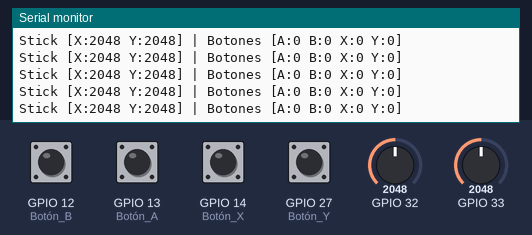
A sketch run on a simulated ESP32. On the bench: the last lines printed to the serial monitor. The inputs (shaded band) are chosen by the test bench; at power-on: GPIO 12 (Botón_B), GPIO 13 (Botón_A), GPIO 14 (Botón_X), GPIO 27 (Botón_Y) HIGH, GPIO 32 = 2048, GPIO 33 = 2048. USB keyboard and mouse output is not drawn.

Above: at 1.2 s.
1.3 s: GPIO 32 set to 2866
At 1.34 s:
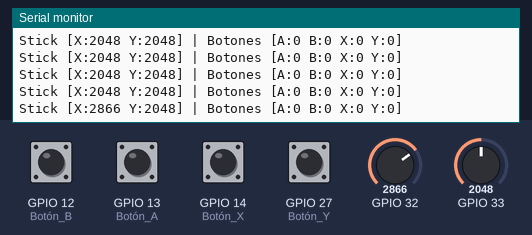
2.8 s: GPIO 33 set to 2866
At 2.81 s:
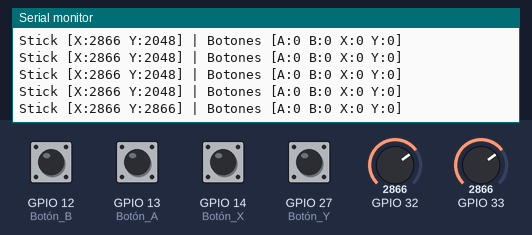
4.3 s: GPIO 12 (Botón_B) pulled LOW for 0.15 s
At 4.34 s:
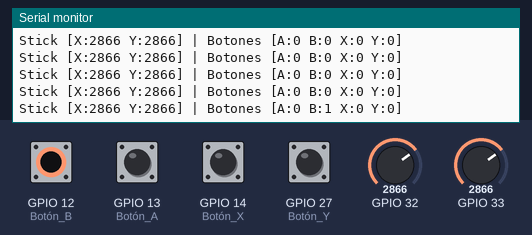
5.9 s: GPIO 13 (Botón_A) pulled LOW for 0.15 s
At 5.92 s:
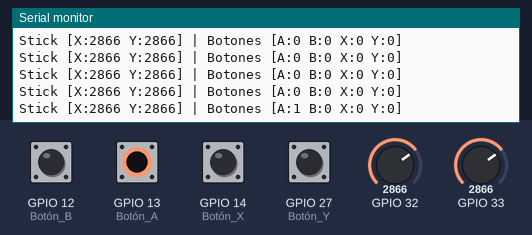
7.5 s: GPIO 32 set to 491
At 7.5 s:
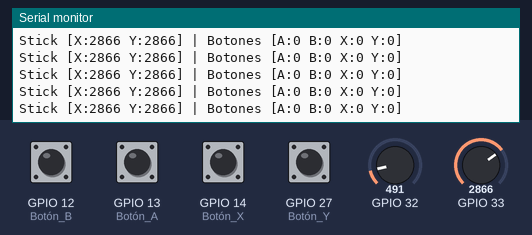
10.5 s: GPIO 14 (Botón_X) pulled LOW for 0.15 s
At 10.55 s:
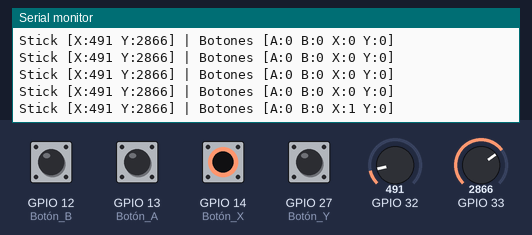
Timing chart, 0 to 13.1 s (numbered marks = the images above; inputs shaded):
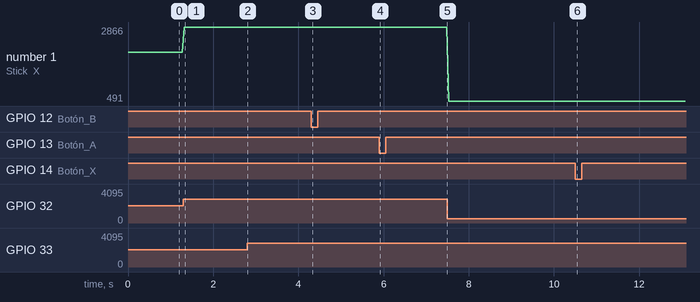

The sketch:

joycons.ino
```cpp
#include <BleGamepad.h>

BleGamepad bleGamepad("Intellecta_ian", "Cesar", 100);

void setup() {
  Serial.begin(115200);

  // Configuración de los 4 botones (INPUT_PULLUP para no usar resistencias)
  pinMode(13, INPUT_PULLUP); // Botón A
  pinMode(12, INPUT_PULLUP); // Botón B
  pinMode(14, INPUT_PULLUP); // Botón X
  pinMode(27, INPUT_PULLUP); // Botón Y

  bleGamepad.begin();
  Serial.println(">>> Control Intellecta 4 Botones - ¡LISTO! <<<");
}

void loop() {
  int xRaw = analogRead(32);
  int yRaw = analogRead(33);

  // Lectura de botones (0 = Presionado, 1 = Suelto)
  int b1 = digitalRead(13);
  int b2 = digitalRead(12);
  int b3 = digitalRead(14);
  int b4 = digitalRead(27);

  if (bleGamepad.isConnected()) {
    // Mapeo de Joystick
    int xFinal = map(xRaw, 0, 4095, -32767, 32767);
    int yFinal = map(yRaw, 0, 4095, 32767, -32767);
    bleGamepad.setAxes(xFinal, yFinal);

    // Lógica de Botones (Se presionan cuando el pin detecta 0)
    !b1 ? bleGamepad.press(BUTTON_1) : bleGamepad.release(BUTTON_1);
    !b2 ? bleGamepad.press(BUTTON_2) : bleGamepad.release(BUTTON_2);
    !b3 ? bleGamepad.press(BUTTON_3) : bleGamepad.release(BUTTON_3);
    !b4 ? bleGamepad.press(BUTTON_4) : bleGamepad.release(BUTTON_4);

    bleGamepad.sendReport();
  }

  // --- MONITOR SERIAL PARA EL PROFE ---
  Serial.print("Stick [X:"); Serial.print(xRaw);
  Serial.print(" Y:"); Serial.print(yRaw);
  Serial.print("] | Botones [A:"); Serial.print(!b1);
  Serial.print(" B:"); Serial.print(!b2);
  Serial.print(" X:"); Serial.print(!b3);
  Serial.print(" Y:"); Serial.print(!b4);
  Serial.println("]");

  delay(50);
}
```

Measured:
- after the input at 1.3 s, the serial monitor: prints a new line at once (image 1)
- after the input at 2.8 s, the serial monitor: prints a new line at once (image 2)
- after the input at 4.3 s, the serial monitor: prints a new line at once (image 3)
- after the input at 5.9 s, the serial monitor: prints a new line at once (image 4)
- after the input at 10.5 s, the serial monitor: prints a new line at once (image 6)
- plotted number 1: 2048 → 2866 after the input at 1.3 s, 2866 → 491 after the input at 7.5 s
